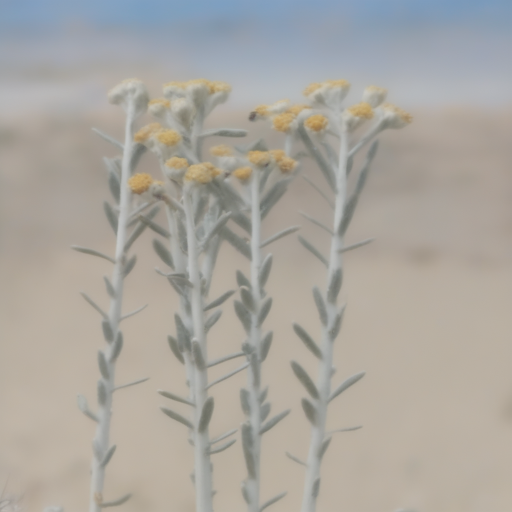
#> input picture Botanist Evaluation Image Set/web_data/structure_first/achillea/1.png, 1024 x 1024 px (shown at 1/2 size); its folder holds only this picture in this run
$ jupyter execute --allow-errors fid_kid.ipynb   (shell and % lines are left out)
#> lines starting #> are read from the running program, lines starting #| are printed output that depends on the picture
### paths.py
"""Every path in the project. No absolute Drive paths anywhere else.

ROOT is this file's directory unless PLANT_ROOT is set, so the tree works
from a clone, a Colab mount or a local checkout without editing anything.

OneTrainer configs hold a ${ROOT} token because OneTrainer reads the
JSON straight off disk and does no substitution. Run tools/expand_paths.py
before training.
"""
import os
from pathlib import Path

ROOT = Path(os.environ.get("PLANT_ROOT") or Path(__file__).resolve().parent)

SPECIES = ["achillea", "carpobrotus", "eryngium"]
NAMES = {
    "achillea": ("Achillea", "maritima"),
    "carpobrotus": ("Carpobrotus", "acinaciformis"),
    "eryngium": ("Eryngium", "maritimum"),
}

DATA = ROOT / "data"
RAW = DATA / "raw"
NIH = RAW / "nih2020"
INAT = RAW / "inaturalist"
TRAIN = DATA / "train"
REF = DATA / "reference"
BG = DATA / "backgrounds"
NOTES = DATA / "annotations"

OUT = ROOT / "outputs"
LORA = OUT / "lora"
GEN = OUT / "generated"
BASE = OUT / "generated_baseline"
STRUCT = OUT / "structure_first"
METRICS = OUT / "metrics"
FIGS = OUT / "figures"
RATINGS = OUT / "ratings"
WORK = OUT / "workspace"
CACHE = OUT / "workspace-cache"

CONFIGS = ROOT / "training/configs"
CONCEPTS = ROOT / "training/concepts"

_STEM = {"sdxl": "sdxl_colab", "pixart": "pixartsigma_colab",
         "qwen": "qwen_colab", "flux2": "flux2_colab"}


def lora(model, sp):
    return LORA / f"{model}_{sp}" / "lora.safetensors"


def config(model, sp):
    return CONFIGS / model / f"{_STEM[model]}_{sp}.json"


def concepts(model, sp):
    return CONCEPTS / model / f"train_concepts_{sp}.json"


for d in (DATA, RAW, TRAIN, REF, OUT, LORA, GEN, BASE, STRUCT, METRICS, FIGS, RATINGS):
    d.mkdir(parents=True, exist_ok=True)

### eval/fid_kid.ipynb
[cell 1]
import sys
from pathlib import Path

ROOT = next(p for p in [Path.cwd(), *Path.cwd().parents] if (p / "paths.py").exists())
sys.path.insert(0, str(ROOT))
from paths import *

# FID and KID

## Config

[cell 2]
# per model/condition/species, against the held-out real set.
#
# KID is of primary importance. at n==100 FID is biased upward w9ith bias
# depending on the model; FID isn't comparable across conditions. KID is
# unbiased at any n.
#

import os
import re
from pathlib import Path

ROOT = str(ROOT)
GEN     = os.path.join(ROOT, "outputs/generated")
BASE     = os.path.join(ROOT, "outputs/generated_baseline")
REF = os.path.join(ROOT, "data/reference")
TRAIN  = None
METRICS       = os.path.join(ROOT, "outputs/metrics")
WORK      = "/content/metrics_work"

SPECIES = ["achillea", "carpobrotus", "eryngium"]
RES = 512
N_GEN = 100

os.makedirs(METRICS, exist_ok=True)
os.makedirs(WORK, exist_ok=True)

EXTS = {".jpg", ".jpeg", ".png", ".webp"}
SKIP_FOLDERS = {"_smoketest"}

def list_images(folder):
    p = Path(folder)
    return sorted([f for f in p.rglob("*") if f.suffix.lower() in EXTS]) if p.exists() else []

def parse(folder_name, condition):
    name = folder_name.lower()
    if name in SKIP_FOLDERS:
        return None
    sp = next((s for s in SPECIES if s in name), None)
    if sp is None:
        return None
    model = name.split(sp)[0].strip("_") or "unnamed"
    return model, condition, sp

gen_files = {}
for root, cond in [(GEN, "lora"), (BASE, "base")]:
    if not os.path.exists(root):
        continue
    for folder in sorted(Path(root).iterdir()):
        if not folder.is_dir():
            continue
        parsed = parse(folder.name, cond)
        if parsed is None:
            print(f"  skipped: {folder.name}")
            continue
        gen_files[parsed] = list_images(folder)
        print(f"  {parsed[1]:<5} {parsed[0]:<8} {parsed[2]:<12} {len(gen_files[parsed]):>4}")

ref_files = {sp: list_images(Path(REF) / sp) for sp in SPECIES}
print()
for sp, f in ref_files.items():
    print(f"  reference {sp:<12} {len(f):>4}")

[cell 3]

import torch
print("cuda:", torch.cuda.is_available())
#> (this line was passed over: torch is not available in this run)

## Find the images

[cell 4]
# run first. if the folder layout has drifted from the
# config above, this is where it shows up.
from pathlib import Path

EXTS = {".jpg", ".jpeg", ".png", ".webp"}
SKIP_FOLDERS = {"_smoketest"}

def list_images(folder):
    p = Path(folder)
    if not p.exists():
        return []
    return sorted([f for f in p.rglob("*") if f.suffix.lower() in EXTS])

def parse(folder_name, condition):
    name = folder_name.lower()
    if name in SKIP_FOLDERS:
        return None
    sp = next((s for s in SPECIES if s in name), None)
    if sp is None:
        return None
    model = name.split(sp)[0].strip("_") or "unnamed"
    return model, condition, sp

print("reference")
ref_files = {}
for sp in SPECIES:
    files = list_images(Path(REF) / sp)
    ref_files[sp] = files
    print(f"  {sp:<14} {len(files):>5} images")

print("\ngenerated")
gen_files = {}
for root, cond in [(GEN, "lora"), (BASE, "base")]:
    if not os.path.exists(root):
        print(f"  MISSING: {root}")
        continue
    for folder in sorted(Path(root).iterdir()):
        if not folder.is_dir():
            continue
        parsed = parse(folder.name, cond)
        if parsed is None:
            continue
        files = list_images(folder)
        gen_files[parsed] = files
        print(f"  {cond:<5} {parsed[0]:<8} {parsed[2]:<14} {len(files):>5}")

print(f"\n{len(gen_files)} cells found")

## Leakage check

[cell 5]
# a reference image that's also in training invalidates that condition.
# md5 catches exact dupes, not several photos of one plant from the same
# observation.
import hashlib

def md5_map(files):
    out = {}
    for f in files:
        out.setdefault(hashlib.md5(f.read_bytes()).hexdigest(), []).append(f)
    return out

if TRAIN and os.path.exists(TRAIN):
    train_hashes = set(md5_map(list_images(TRAIN)).keys())
    print(f"{len(train_hashes)} unique training images\n")

    for sp in SPECIES:
        ref_map = md5_map(ref_files[sp])
        overlap = set(ref_map) & train_hashes
        if overlap:
            print(f"  {sp}: {len(overlap)} LEAKED, removing")
            leaked = {f for h in overlap for f in ref_map[h]}
            ref_files[sp] = [f for f in ref_files[sp] if f not in leaked]
        else:
            print(f"  {sp}: clean")
        print(f"    {len(ref_files[sp])} reference images remain")
else:
    print("no TRAIN set, leakage unchecked")
    print("do not report these numbers until it is")

## Preprocess

[cell 6]
# both sets down the identical path so the metric cannot pick up a framing
# difference that exists only  in one of them. local disk, not Drive:
# clean  fid reads every file several times.
from PIL import Image
import shutil

def prepare(files, dest, limit=None):
    dest = Path(dest)
    if dest.exists():
        shutil.rmtree(dest)
    dest.mkdir(parents=True)

    written = 0
    for i, f in enumerate(files if limit is None else files[:limit]):
        try:
            im = Image.open(f).convert("RGB")
#> im is the input picture: PIL image 1024x1024 RGB; mean R, G, B 169.5, 165.6, 158.9
        except Exception as e:
            print(f"    skipping {f.name}: {e}")
            continue
        w, h = im.size
#> w = 1024; h = 1024
        side = min(w, h)
#> side = 1024
        im = im.crop(((w - side) // 2, (h - side) // 2,
                      (w + side) // 2, (h + side) // 2))
        im = im.resize((RES, RES), Image.BICUBIC)
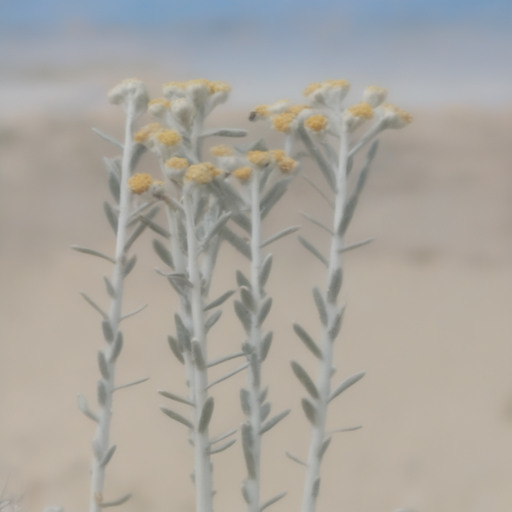
#> im: PIL image 512x512 RGB; mean R, G, B 169.6, 165.7, 158.9
        im.save(dest / f"{i:05d}.png")
        written += 1
    return written

print("reference")
ref_dirs = {}
for sp in SPECIES:
    d = Path(WORK) / "ref" / sp
    n = prepare(ref_files[sp], d)
    ref_dirs[sp] = str(d)
    print(f"  {sp:<14} {n:>5} images")

print("\ngenerated")
gen_dirs = {}
short = []
for k, files in gen_files.items():
    model, cond, sp = k
    d = Path(WORK) / "gen" / f"{model}_{cond}_{sp}"
    n = prepare(files, d, limit=N_GEN)
    gen_dirs[k] = str(d)
    if n < N_GEN:
        short.append((k, n))
    print(f"  {model:<8} {cond:<5} {sp:<14} {n:>5}")

if short:
    print("\nshort cells, FID is not comparable across sets of different size:")
    for k, n in short:
        print(f"  {k}: {n}")
